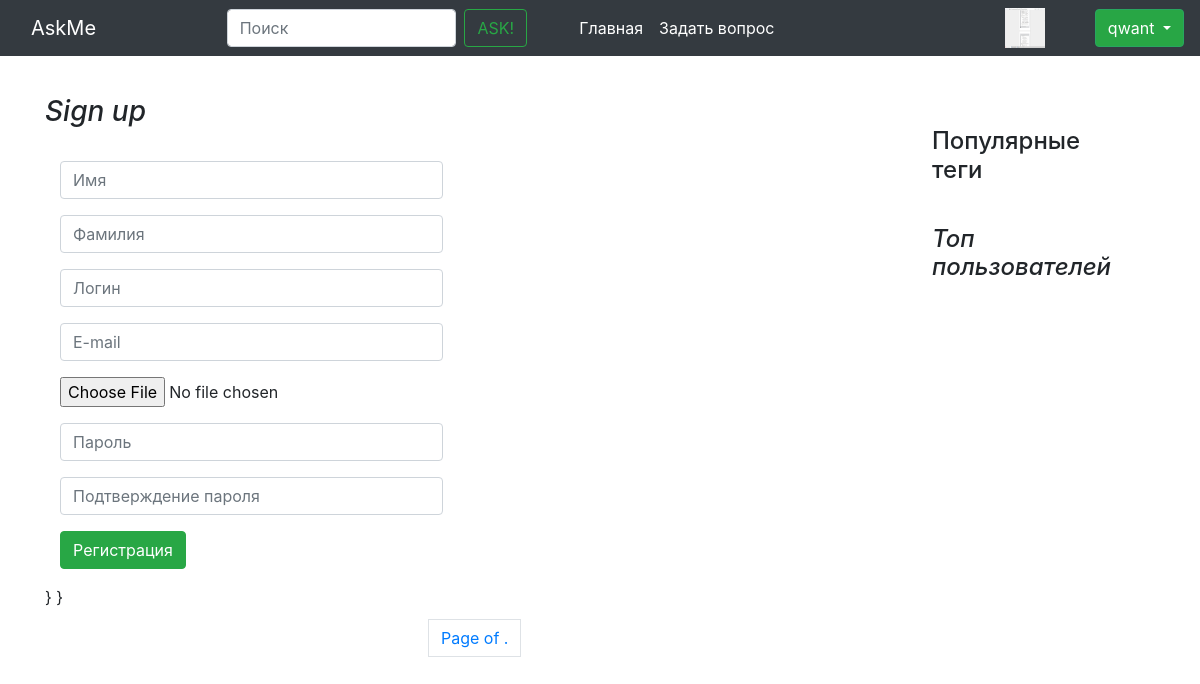
The app's page /registration/ (signed in) with its own data.
### questions/models.py (models this page shows)
class CustomUser(AbstractUser):
    upload = models.ImageField(upload_to='uploads/%Y/%m/%d/', blank=False)
    registration_date = models.DateTimeField(default=timezone.now, verbose_name="Дата решистрации", null=True)
    rating = models.IntegerField(default=0, verbose_name="Рейтинг пользователя", null=True)
    objects = UserManager()
    def __str__(self):
        return self.username

### questions/views.py (the view)
# urls.py: path('registration/', views.registration, name='registration'),
def registration(request):
    if request.method == 'POST':
        user_form = UserRegistrationForm(request.POST, request.FILES)
        print(user_form)
        if user_form.is_valid():
            user = user_form.save()
            user.set_password(user.password)
            user.save()
            login(request, user)
            return redirect(request.GET.get('next') if request.GET.get('next') != '' else '/')
        else:
            print(user_form.errors)
    else:
        user_form = UserRegistrationForm()
    return render(request,'registration.html',
                          {'form':user_form,})

### questions/templates/registration.html (shortened to what this page needs)
{% extends "questions.html" %}
{% block OwnLinks %}
    {% load static %}
    <link href="{% static "/css/registration.css" %}" rel="stylesheet">
    {% load static %}
    <link rel="stylesheet" type="text/css" href="{% static "/css/bender.css" %}">
{% endblock %}
{% block NamePage %}
  <div class="mb-3 font-italic row">
        <h3 class="mb-3 col-4">Sign up</h3>
  </div>
{% endblock %}
{% block userPost %}
  <form enctype="multipart/form-data" class="form-horizontal" action="/registration/?next={{ request.GET.next }}" method="post">
        <div class="col-md-6">
            <fieldset>
                {% for field in form %}
                    <div class="form-group">
                        {{ field }}
                    </div>
                {% endfor %}
                <div class="form-group">
                    <input type="submit" value="Регистрация" class="btn btn-success"/>
                </div>
            </fieldset>
        </div>
    </form>
}
}
{% endblock %}

### questions/templates/top_navbar.html (shortened to what this page needs)
{% block title %}
<nav class="navbar navbar-expand-md navbar-dark fixed-top bg-dark">
    <a class="navbar-brand col-md-2" href="{% url 'index' %}">AskMe</a>
    <div class="collapse navbar-collapse" id="navbarCollapse col-md-1">
      <form class="form-inline mt-2 mt-md-0">
        <input class="form-control mr-sm-2 col-md-8" type="text" placeholder="Поиск" aria-label="Search">
        <button class="btn btn-outline-success my-2 my-sm-0"  type="submit">ASK!</button>
      </form>
      <ul class="navbar-nav mr-auto">
            <li class="nav-item active">
                <a class="nav-link" href="{% url 'index' %}">Главная <span class="sr-only">(current)</span></a>
            </li>
            <li class="nav-item active">
                <a class="nav-link" href="{% url 'ask' %}">Задать вопрос <span class="sr-only">(current)</span></a>
            </li>
        </ul>
    </div>
    {% if user.is_authenticated %}
    {% load static %}
    <a href="{% url 'user' id=user.id %}">
      {% if user.upload %}
        <img src="{{MEDIA_URL}}{{user.upload.url}}" width="40" height="40">
      {% else %}
          <img src="{% static "/img/Empty2.jpg" %}" width="40" height="40">
      {% endif %}
    </a>
    <div class="btn-group show" role="group">
        <button id="btnGroupDrop1" type="button" class="btn btn-secondary dropdown-toggle" style="background-color: #28a645; border-color: #28a660; margin-left:50px" data-toggle="dropdown" aria-haspopup="true" aria-expanded="false">
          {{ user }}
        </button>
    </div>
    {% endif %}
          {% load static %}
  </nav>
{% endblock title %}

### records on screen
CustomUser: upload (picture), username "qwant"
